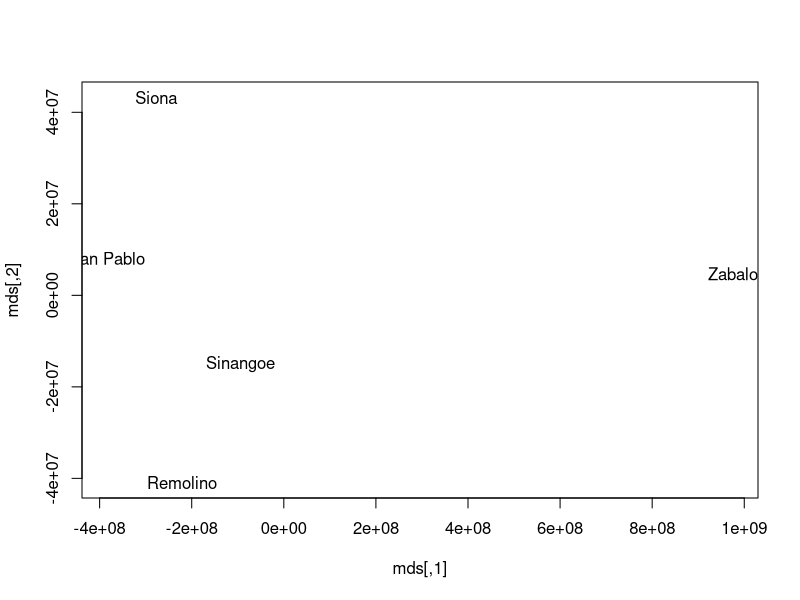

R code for this plot:
# Goal: do the multidimensional scaling

setwd("~/Documents/amazon/Global/Data")

# source of elevation data: https://www.sciencebase.gov/catalog/item/5920dd83e4b0ac16dbdf3a4d
# source for rainfall, temperature, humidity, root moisture: https://disc.gsfc.nasa.gov/datasets/GLDAS_NOAH025_M_2.1/summary

################################################################################
################################################################################
################################################################################

# load in necessary packages
require(dplyr)

# load in necessary data
communityCovariates <- read.csv("CommunityLevelCovariates.csv")
rownames(communityCovariates) <- communityCovariates$Community
communityCovariates$Community <- NULL



################################################################################
################################################################################
######################### MULTIDIMENSIONAL SCALING #############################
################################################################################
################################################################################

# Columns to exclude
excludeColumns <- c(
    "X", "Y", "OperatingDays", "MeanTemperature", "MeanDistToWater",
    "DaysHuntingPerMonthDry", "DaysHuntingPerMonthWet", "DaysFishingPerMonthWet",
    "DaysFishingPerMonthDry", "PercentPopWhoHunt", "PercentPopWhoFish"
)
communityCovariatesRemoved <- communityCovariates[, !(names(communityCovariates) %in% excludeColumns)]

# Calculate the distance matrix
distance_matrix <- dist(communityCovariatesRemoved)

# Perform MDS analysis
mds <- cmdscale(distance_matrix)
plot(mds, type = "n")
text(mds, labels = rownames(communityCovariates))
